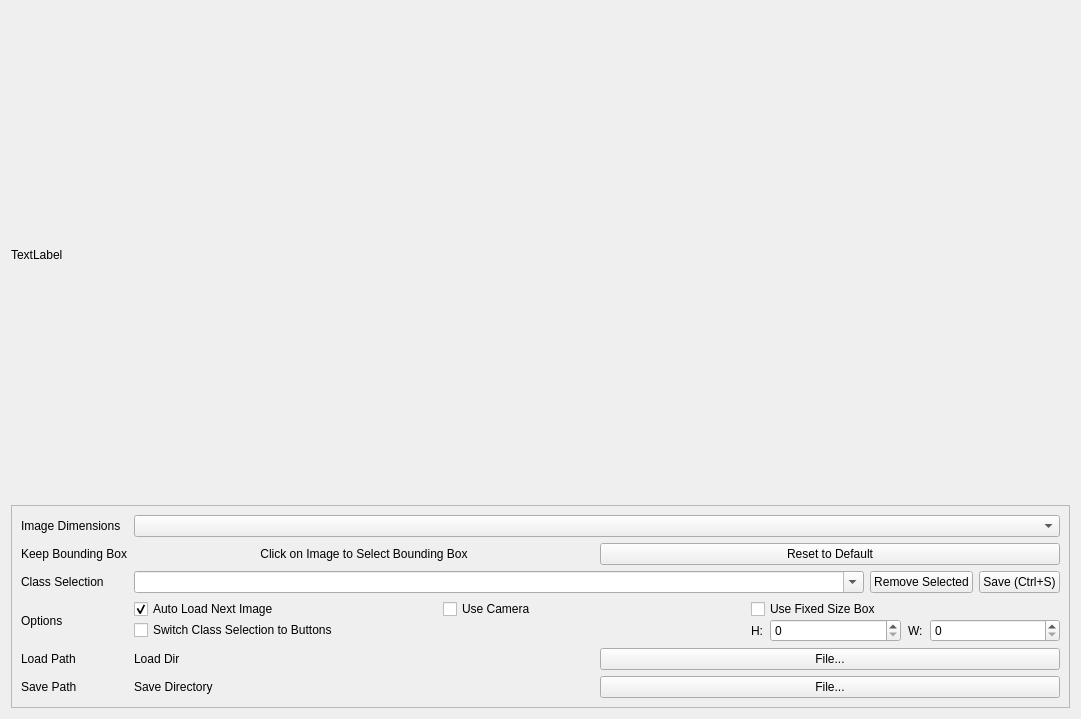
<?xml version="1.0" encoding="UTF-8"?>
<ui version="4.0">
 <class>Form</class>
 <widget class="QWidget" name="Form">
  <property name="geometry">
   <rect>
    <x>0</x>
    <y>0</y>
    <width>1081</width>
    <height>719</height>
   </rect>
  </property>
  <property name="windowTitle">
   <string>Form</string>
  </property>
  <layout class="QVBoxLayout" name="verticalLayout">
   <item>
    <widget class="QLabel" name="label_5">
     <property name="sizePolicy">
      <sizepolicy hsizetype="Preferred" vsizetype="Minimum">
       <horstretch>0</horstretch>
       <verstretch>0</verstretch>
      </sizepolicy>
     </property>
     <property name="text">
      <string>TextLabel</string>
     </property>
    </widget>
   </item>
   <item>
    <widget class="QFrame" name="frame">
     <property name="sizePolicy">
      <sizepolicy hsizetype="Preferred" vsizetype="Maximum">
       <horstretch>0</horstretch>
       <verstretch>0</verstretch>
      </sizepolicy>
     </property>
     <property name="frameShape">
      <enum>QFrame::StyledPanel</enum>
     </property>
     <property name="frameShadow">
      <enum>QFrame::Raised</enum>
     </property>
     <layout class="QGridLayout" name="gridLayout">
      <item row="2" column="1">
       <layout class="QHBoxLayout" name="horizontalLayout_3">
        <item>
         <layout class="QHBoxLayout" name="horizontalLayout_4">
          <item>
           <layout class="QHBoxLayout" name="horizontalLayout_5">
            <item>
             <widget class="QComboBox" name="class_selection_combo">
              <property name="editable">
               <bool>true</bool>
              </property>
             </widget>
            </item>
           </layout>
          </item>
          <item>
           <widget class="QPushButton" name="remove_btn">
            <property name="sizePolicy">
             <sizepolicy hsizetype="Maximum" vsizetype="Fixed">
              <horstretch>0</horstretch>
              <verstretch>0</verstretch>
             </sizepolicy>
            </property>
            <property name="text">
             <string>Remove Selected</string>
            </property>
           </widget>
          </item>
          <item>
           <widget class="QPushButton" name="save_btn">
            <property name="sizePolicy">
             <sizepolicy hsizetype="Maximum" vsizetype="Fixed">
              <horstretch>0</horstretch>
              <verstretch>0</verstretch>
             </sizepolicy>
            </property>
            <property name="text">
             <string>Save (Ctrl+S)</string>
            </property>
           </widget>
          </item>
         </layout>
        </item>
       </layout>
      </item>
      <item row="4" column="0">
       <widget class="QLabel" name="label_6">
        <property name="text">
         <string>Load Path</string>
        </property>
       </widget>
      </item>
      <item row="0" column="0">
       <widget class="QLabel" name="label_2">
        <property name="sizePolicy">
         <sizepolicy hsizetype="Maximum" vsizetype="Preferred">
          <horstretch>0</horstretch>
          <verstretch>0</verstretch>
         </sizepolicy>
        </property>
        <property name="text">
         <string>Image Dimensions</string>
        </property>
       </widget>
      </item>
      <item row="0" column="1">
       <widget class="QComboBox" name="img_dim_combo"/>
      </item>
      <item row="2" column="0">
       <widget class="QLabel" name="label_9">
        <property name="text">
         <string>Class Selection</string>
        </property>
       </widget>
      </item>
      <item row="5" column="0">
       <widget class="QLabel" name="label_4">
        <property name="sizePolicy">
         <sizepolicy hsizetype="Maximum" vsizetype="Preferred">
          <horstretch>0</horstretch>
          <verstretch>0</verstretch>
         </sizepolicy>
        </property>
        <property name="text">
         <string>Save Path</string>
        </property>
       </widget>
      </item>
      <item row="1" column="1">
       <layout class="QGridLayout" name="gridLayout_2">
        <item row="0" column="1">
         <widget class="QPushButton" name="reset_to_default_btn">
          <property name="text">
           <string>Reset to Default</string>
          </property>
         </widget>
        </item>
        <item row="0" column="0">
         <widget class="QLabel" name="label">
          <property name="text">
           <string>Click on Image to Select Bounding Box</string>
          </property>
          <property name="alignment">
           <set>Qt::AlignCenter</set>
          </property>
         </widget>
        </item>
       </layout>
      </item>
      <item row="3" column="0">
       <widget class="QLabel" name="label_7">
        <property name="text">
         <string>Options</string>
        </property>
       </widget>
      </item>
      <item row="4" column="1">
       <layout class="QGridLayout" name="gridLayout_4">
        <item row="1" column="1">
         <widget class="QPushButton" name="load_path_btn">
          <property name="text">
           <string>File...</string>
          </property>
         </widget>
        </item>
        <item row="1" column="0">
         <widget class="QLabel" name="load_path_label">
          <property name="text">
           <string>Load Dir</string>
          </property>
         </widget>
        </item>
       </layout>
      </item>
      <item row="5" column="1">
       <layout class="QGridLayout" name="gridLayout_3">
        <item row="1" column="1">
         <widget class="QPushButton" name="save_path_btn">
          <property name="text">
           <string>File...</string>
          </property>
         </widget>
        </item>
        <item row="1" column="0">
         <widget class="QLabel" name="save_path_label">
          <property name="text">
           <string>Save Directory</string>
          </property>
         </widget>
        </item>
       </layout>
      </item>
      <item row="1" column="0">
       <widget class="QLabel" name="label_3">
        <property name="sizePolicy">
         <sizepolicy hsizetype="Maximum" vsizetype="Preferred">
          <horstretch>0</horstretch>
          <verstretch>0</verstretch>
         </sizepolicy>
        </property>
        <property name="text">
         <string>Keep Bounding Box</string>
        </property>
       </widget>
      </item>
      <item row="3" column="1">
       <layout class="QGridLayout" name="gridLayout_5">
        <property name="spacing">
         <number>0</number>
        </property>
        <item row="0" column="1">
         <widget class="QCheckBox" name="use_camera_cbox">
          <property name="text">
           <string>Use Camera</string>
          </property>
         </widget>
        </item>
        <item row="0" column="0">
         <widget class="QCheckBox" name="auto_load_next_img_cbox">
          <property name="text">
           <string>Auto Load Next Image</string>
          </property>
          <property name="checked">
           <bool>true</bool>
          </property>
         </widget>
        </item>
        <item row="0" column="2">
         <widget class="QCheckBox" name="use_fixed_sz_cbox">
          <property name="text">
           <string>Use Fixed Size Box</string>
          </property>
         </widget>
        </item>
        <item row="1" column="2">
         <layout class="QHBoxLayout" name="horizontalLayout_2">
          <property name="spacing">
           <number>7</number>
          </property>
          <item>
           <widget class="QLabel" name="label_10">
            <property name="sizePolicy">
             <sizepolicy hsizetype="Maximum" vsizetype="Preferred">
              <horstretch>0</horstretch>
              <verstretch>0</verstretch>
             </sizepolicy>
            </property>
            <property name="text">
             <string>H:</string>
            </property>
           </widget>
          </item>
          <item>
           <widget class="QSpinBox" name="height_sbox"/>
          </item>
          <item>
           <widget class="QLabel" name="label_11">
            <property name="sizePolicy">
             <sizepolicy hsizetype="Maximum" vsizetype="Preferred">
              <horstretch>0</horstretch>
              <verstretch>0</verstretch>
             </sizepolicy>
            </property>
            <property name="text">
             <string>W:</string>
            </property>
           </widget>
          </item>
          <item>
           <widget class="QSpinBox" name="width_sbox"/>
          </item>
         </layout>
        </item>
        <item row="1" column="0">
         <widget class="QCheckBox" name="switch_class_selection_cbox">
          <property name="text">
           <string>Switch Class Selection to Buttons</string>
          </property>
         </widget>
        </item>
       </layout>
      </item>
     </layout>
    </widget>
   </item>
  </layout>
 </widget>
 <resources/>
 <connections/>
</ui>
